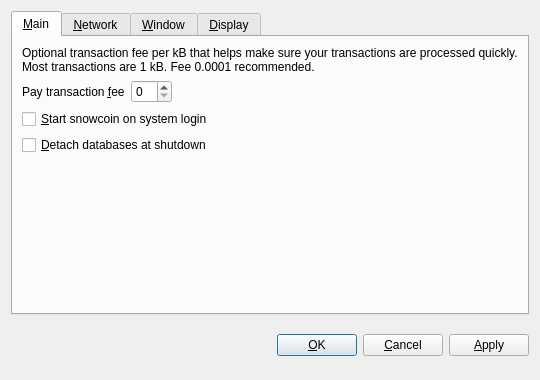
<?xml version="1.0" encoding="UTF-8"?>
<ui version="4.0">
 <class>OptionsDialog</class>
 <widget class="QDialog" name="OptionsDialog">
  <property name="geometry">
   <rect>
    <x>0</x>
    <y>0</y>
    <width>540</width>
    <height>380</height>
   </rect>
  </property>
  <property name="windowTitle">
   <string>Options</string>
  </property>
  <property name="modal">
   <bool>true</bool>
  </property>
  <layout class="QVBoxLayout" name="verticalLayout">
   <item>
    <widget class="QTabWidget" name="tabWidget">
     <property name="tabPosition">
      <enum>QTabWidget::North</enum>
     </property>
     <property name="currentIndex">
      <number>0</number>
     </property>
     <widget class="QWidget" name="tabMain">
      <attribute name="title">
       <string>&amp;Main</string>
      </attribute>
      <layout class="QVBoxLayout" name="verticalLayout_Main">
       <item>
        <widget class="QLabel" name="transactionFeeInfoLabel">
         <property name="text">
          <string>Optional transaction fee per kB that helps make sure your transactions are processed quickly. Most transactions are 1 kB. Fee 0.0001 recommended.</string>
         </property>
         <property name="textFormat">
          <enum>Qt::PlainText</enum>
         </property>
         <property name="wordWrap">
          <bool>true</bool>
         </property>
        </widget>
       </item>
       <item>
        <layout class="QHBoxLayout" name="horizontalLayout_Main">
         <item>
          <widget class="QLabel" name="transactionFeeLabel">
           <property name="text">
            <string>Pay transaction &amp;fee</string>
           </property>
           <property name="textFormat">
            <enum>Qt::PlainText</enum>
           </property>
           <property name="buddy">
            <cstring>transactionFee</cstring>
           </property>
          </widget>
         </item>
         <item>
          <widget class="snowcoinAmountField" name="transactionFee"/>
         </item>
         <item>
          <spacer name="horizontalSpacer_Main">
           <property name="orientation">
            <enum>Qt::Horizontal</enum>
           </property>
           <property name="sizeHint" stdset="0">
            <size>
             <width>40</width>
             <height>20</height>
            </size>
           </property>
          </spacer>
         </item>
        </layout>
       </item>
       <item>
        <widget class="QCheckBox" name="snowcoinAtStartup">
         <property name="toolTip">
          <string>Automatically start snowcoin after logging in to the system.</string>
         </property>
         <property name="text">
          <string>&amp;Start snowcoin on system login</string>
         </property>
        </widget>
       </item>
       <item>
        <widget class="QCheckBox" name="detachDatabases">
         <property name="toolTip">
          <string>Detach block and address databases at shutdown. This means they can be moved to another data directory, but it slows down shutdown. The wallet is always detached.</string>
         </property>
         <property name="text">
          <string>&amp;Detach databases at shutdown</string>
         </property>
        </widget>
       </item>
       <item>
        <spacer name="verticalSpacer_Main">
         <property name="orientation">
          <enum>Qt::Vertical</enum>
         </property>
         <property name="sizeHint" stdset="0">
          <size>
           <width>20</width>
           <height>40</height>
          </size>
         </property>
        </spacer>
       </item>
      </layout>
     </widget>
     <widget class="QWidget" name="tabNetwork">
      <attribute name="title">
       <string>&amp;Network</string>
      </attribute>
      <layout class="QVBoxLayout" name="verticalLayout_Network">
       <item>
        <widget class="QCheckBox" name="mapPortUpnp">
         <property name="toolTip">
          <string>Automatically open the snowcoin client port on the router. This only works when your router supports UPnP and it is enabled.</string>
         </property>
         <property name="text">
          <string>Map port using &amp;UPnP</string>
         </property>
        </widget>
       </item>
       <item>
        <widget class="QCheckBox" name="connectSocks">
         <property name="toolTip">
          <string>Connect to the snowcoin network through a SOCKS proxy (e.g. when connecting through Tor).</string>
         </property>
         <property name="text">
          <string>&amp;Connect through SOCKS proxy:</string>
         </property>
        </widget>
       </item>
       <item>
        <layout class="QHBoxLayout" name="horizontalLayout_Network">
         <item>
          <widget class="QLabel" name="proxyIpLabel">
           <property name="text">
            <string>Proxy &amp;IP:</string>
           </property>
           <property name="textFormat">
            <enum>Qt::PlainText</enum>
           </property>
           <property name="buddy">
            <cstring>proxyIp</cstring>
           </property>
          </widget>
         </item>
         <item>
          <widget class="QValidatedLineEdit" name="proxyIp" native="true">
           <property name="maximumSize">
            <size>
             <width>140</width>
             <height>16777215</height>
            </size>
           </property>
           <property name="toolTip">
            <string>IP address of the proxy (e.g. 127.0.0.1)</string>
           </property>
          </widget>
         </item>
         <item>
          <widget class="QLabel" name="proxyPortLabel">
           <property name="text">
            <string>&amp;Port:</string>
           </property>
           <property name="textFormat">
            <enum>Qt::PlainText</enum>
           </property>
           <property name="buddy">
            <cstring>proxyPort</cstring>
           </property>
          </widget>
         </item>
         <item>
          <widget class="QLineEdit" name="proxyPort">
           <property name="maximumSize">
            <size>
             <width>55</width>
             <height>16777215</height>
            </size>
           </property>
           <property name="toolTip">
            <string>Port of the proxy (e.g. 9050)</string>
           </property>
          </widget>
         </item>
         <item>
          <widget class="QLabel" name="socksVersionLabel">
           <property name="text">
            <string>SOCKS &amp;Version:</string>
           </property>
           <property name="textFormat">
            <enum>Qt::PlainText</enum>
           </property>
           <property name="buddy">
            <cstring>socksVersion</cstring>
           </property>
          </widget>
         </item>
         <item>
          <widget class="QValueComboBox" name="socksVersion">
           <property name="toolTip">
            <string>SOCKS version of the proxy (e.g. 5)</string>
           </property>
          </widget>
         </item>
         <item>
          <spacer name="horizontalSpacer_Network">
           <property name="orientation">
            <enum>Qt::Horizontal</enum>
           </property>
           <property name="sizeHint" stdset="0">
            <size>
             <width>40</width>
             <height>20</height>
            </size>
           </property>
          </spacer>
         </item>
        </layout>
       </item>
       <item>
        <spacer name="verticalSpacer_Network">
         <property name="orientation">
          <enum>Qt::Vertical</enum>
         </property>
         <property name="sizeHint" stdset="0">
          <size>
           <width>20</width>
           <height>40</height>
          </size>
         </property>
        </spacer>
       </item>
      </layout>
     </widget>
     <widget class="QWidget" name="tabWindow">
      <attribute name="title">
       <string>&amp;Window</string>
      </attribute>
      <layout class="QVBoxLayout" name="verticalLayout_Window">
       <item>
        <widget class="QCheckBox" name="minimizeToTray">
         <property name="toolTip">
          <string>Show only a tray icon after minimizing the window.</string>
         </property>
         <property name="text">
          <string>&amp;Minimize to the tray instead of the taskbar</string>
         </property>
        </widget>
       </item>
       <item>
        <widget class="QCheckBox" name="minimizeOnClose">
         <property name="toolTip">
          <string>Minimize instead of exit the application when the window is closed. When this option is enabled, the application will be closed only after selecting Quit in the menu.</string>
         </property>
         <property name="text">
          <string>M&amp;inimize on close</string>
         </property>
        </widget>
       </item>
       <item>
        <spacer name="verticalSpacer_Window">
         <property name="orientation">
          <enum>Qt::Vertical</enum>
         </property>
         <property name="sizeHint" stdset="0">
          <size>
           <width>20</width>
           <height>40</height>
          </size>
         </property>
        </spacer>
       </item>
      </layout>
     </widget>
     <widget class="QWidget" name="tabDisplay">
      <attribute name="title">
       <string>&amp;Display</string>
      </attribute>
      <layout class="QVBoxLayout" name="verticalLayout_Display">
       <item>
        <layout class="QHBoxLayout" name="horizontalLayout_1_Display">
         <item>
          <widget class="QLabel" name="langLabel">
           <property name="text">
            <string>User Interface &amp;language:</string>
           </property>
           <property name="textFormat">
            <enum>Qt::PlainText</enum>
           </property>
           <property name="buddy">
            <cstring>lang</cstring>
           </property>
          </widget>
         </item>
         <item>
          <widget class="QValueComboBox" name="lang">
           <property name="toolTip">
            <string>The user interface language can be set here. This setting will take effect after restarting snowcoin.</string>
           </property>
          </widget>
         </item>
        </layout>
       </item>
       <item>
        <layout class="QHBoxLayout" name="horizontalLayout_2_Display">
         <item>
          <widget class="QLabel" name="unitLabel">
           <property name="text">
            <string>&amp;Unit to show amounts in:</string>
           </property>
           <property name="textFormat">
            <enum>Qt::PlainText</enum>
           </property>
           <property name="buddy">
            <cstring>unit</cstring>
           </property>
          </widget>
         </item>
         <item>
          <widget class="QValueComboBox" name="unit">
           <property name="toolTip">
            <string>Choose the default subdivision unit to show in the interface and when sending coins.</string>
           </property>
          </widget>
         </item>
        </layout>
       </item>
       <item>
        <widget class="QCheckBox" name="displayAddresses">
         <property name="toolTip">
          <string>Whether to show snowcoin addresses in the transaction list or not.</string>
         </property>
         <property name="text">
          <string>&amp;Display addresses in transaction list</string>
         </property>
        </widget>
       </item>
       <item>
        <spacer name="verticalSpacer_Display">
         <property name="orientation">
          <enum>Qt::Vertical</enum>
         </property>
         <property name="sizeHint" stdset="0">
          <size>
           <width>20</width>
           <height>40</height>
          </size>
         </property>
        </spacer>
       </item>
      </layout>
     </widget>
    </widget>
   </item>
   <item>
    <layout class="QHBoxLayout" name="horizontalLayout_Buttons">
     <item>
      <spacer name="horizontalSpacer_1">
       <property name="orientation">
        <enum>Qt::Horizontal</enum>
       </property>
       <property name="sizeHint" stdset="0">
        <size>
         <width>40</width>
         <height>48</height>
        </size>
       </property>
      </spacer>
     </item>
     <item>
      <widget class="QLabel" name="statusLabel">
       <property name="font">
        <font>
         <weight>75</weight>
         <bold>true</bold>
        </font>
       </property>
       <property name="text">
        <string/>
       </property>
       <property name="textFormat">
        <enum>Qt::PlainText</enum>
       </property>
       <property name="wordWrap">
        <bool>true</bool>
       </property>
      </widget>
     </item>
     <item>
      <spacer name="horizontalSpacer_2">
       <property name="orientation">
        <enum>Qt::Horizontal</enum>
       </property>
       <property name="sizeHint" stdset="0">
        <size>
         <width>40</width>
         <height>48</height>
        </size>
       </property>
      </spacer>
     </item>
     <item>
      <widget class="QPushButton" name="okButton">
       <property name="text">
        <string>&amp;OK</string>
       </property>
      </widget>
     </item>
     <item>
      <widget class="QPushButton" name="cancelButton">
       <property name="text">
        <string>&amp;Cancel</string>
       </property>
       <property name="autoDefault">
        <bool>false</bool>
       </property>
      </widget>
     </item>
     <item>
      <widget class="QPushButton" name="applyButton">
       <property name="text">
        <string>&amp;Apply</string>
       </property>
       <property name="autoDefault">
        <bool>false</bool>
       </property>
      </widget>
     </item>
    </layout>
   </item>
  </layout>
 </widget>
 <customwidgets>
  <customwidget>
   <class>QValidatedLineEdit</class>
   <extends>QWidget</extends>
   <header>qvalidatedlineedit.h</header>
  </customwidget>
  <customwidget>
   <class>snowcoinAmountField</class>
   <extends>QSpinBox</extends>
   <header>snowcoinamountfield.h</header>
  </customwidget>
  <customwidget>
   <class>QValueComboBox</class>
   <extends>QComboBox</extends>
   <header>qvaluecombobox.h</header>
  </customwidget>
 </customwidgets>
 <resources/>
 <connections/>
</ui>
